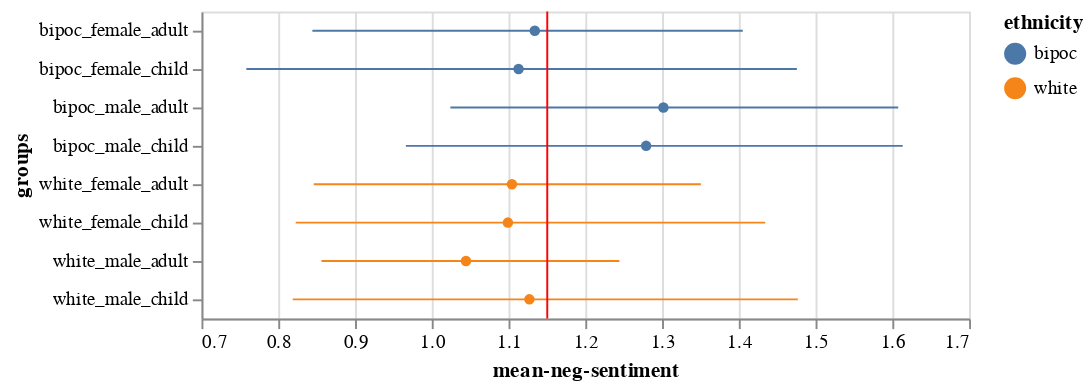

The notebook cell saved with this chart:
### Code cell
(error_bars + points + rule)

### Figure 1 — Vega-Lite specification as saved in the notebook (floating-point values rounded to 4 significant figures; data arrays with more than 128 entries replaced by an {"elided": "..."} marker saying what was removed)
{"config": {"view": {"continuousWidth": 400, "continuousHeight": 300}}, "layer": [{"mark": {"type": "errorbar", "extent": "ci"}, "encoding": {"color": {"type": "nominal", "field": "ethnicity"}, "x": {"type": "quantitative", "field": "mean-neg", "scale": {"zero": false}, "title": "mean-neg-sentiment"}, "y": {"type": "nominal", "field": "groups"}}}, {"mark": {"type": "point", "color": "black", "filled": true}, "encoding": {"color": {"type": "nominal", "field": "ethnicity"}, "x": {"type": "quantitative", "aggregate": "mean", "field": "mean-neg", "title": "mean-neg-sentiment"}, "y": {"type": "nominal", "field": "groups"}}}, {"mark": {"type": "rule", "color": "red"}, "encoding": {"x": {"type": "quantitative", "aggregate": "mean", "field": "mean-neg"}}}], "data": {"name": "data-6212796de0ecac6c63051dd9e0c8449c"}, "$schema": "https://vega.github.io/schema/vega-lite/v4.8.1.json", "datasets": {"data-6212796de0ecac6c63051dd9e0c8449c": {"elided": "192 records"}}}
